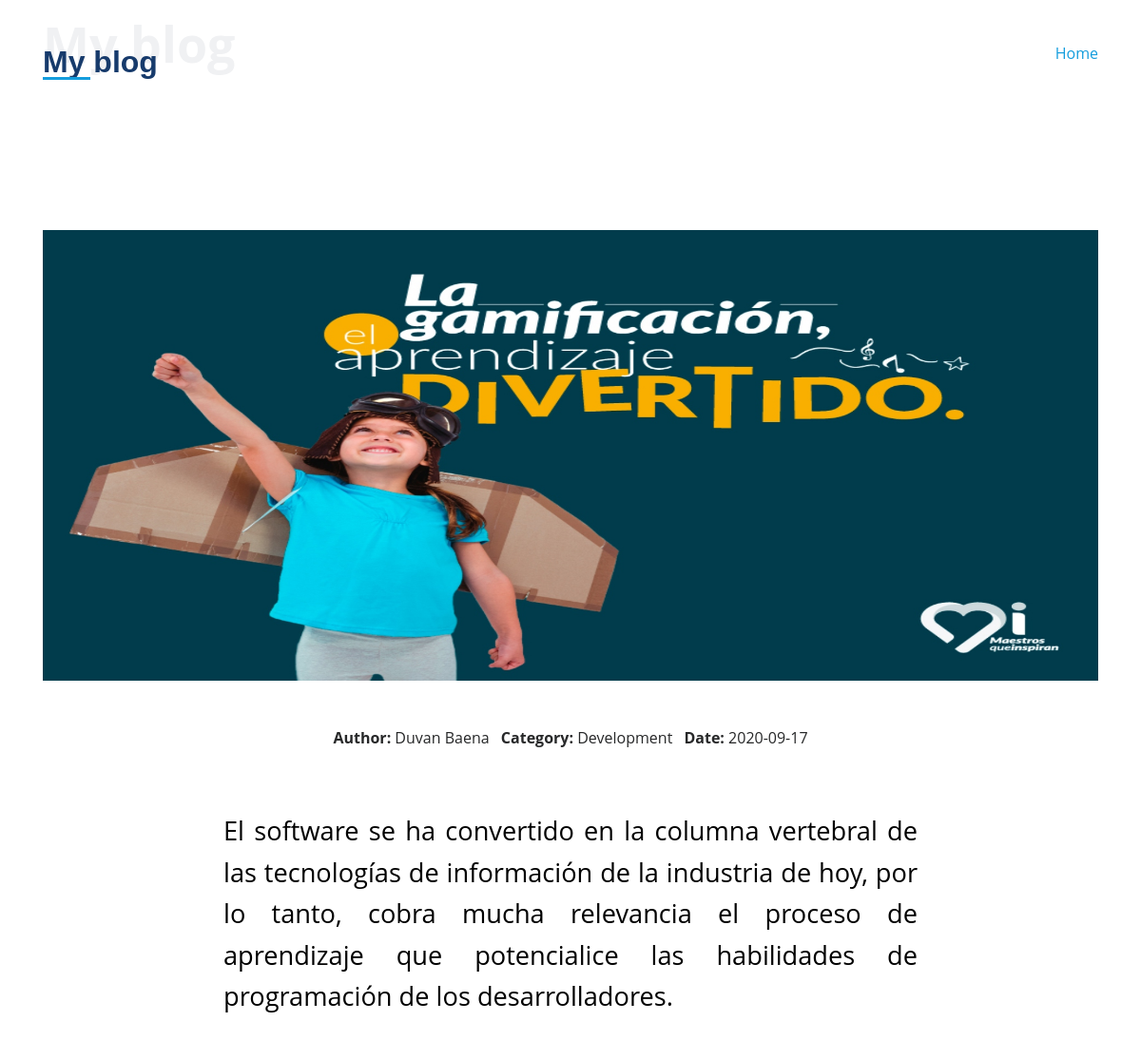
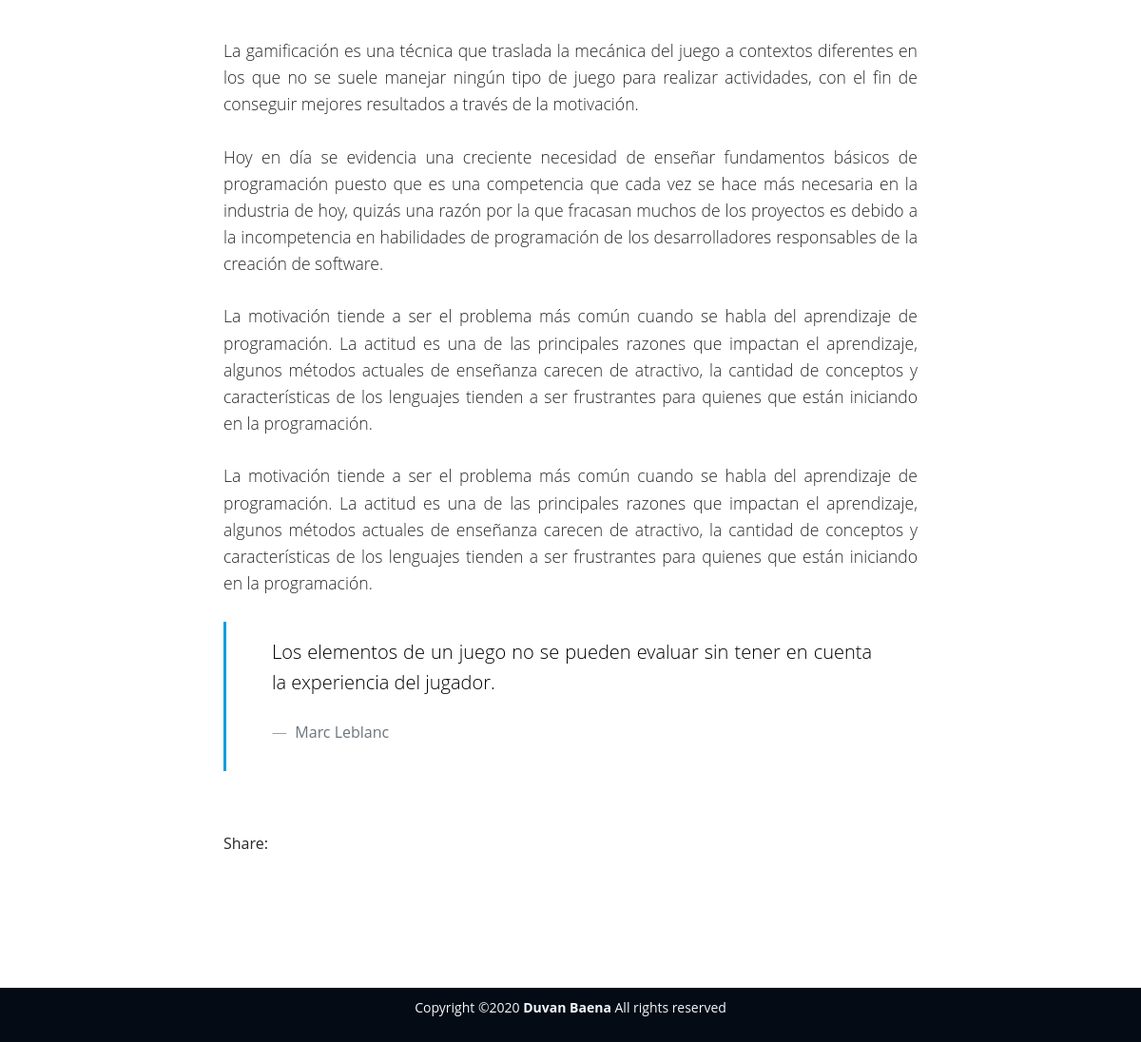
/FrontEnd/Pages/BlogSingle.php?id=1, run on the app's committed database (2 pictures, top to bottom).
### tables this page shows
CREATE TABLE `tblblog` (
  `IdBlog` int(20) NOT NULL,
  `Category` varchar(50) NOT NULL,
  `TitleBlog` varchar(100) NOT NULL,
  `DateCreate` date NOT NULL,
  `Author` varchar(50) NOT NULL,
  `img` varchar(120) NOT NULL,
  `ImgBlogCover` varchar(255) NOT NULL,
  `interviewBlog` varchar(255) NOT NULL,
  `FirstParagraph` varchar(386) NOT NULL,
  `SecondParagraph` varchar(386) NOT NULL,
  `ThreeParagraph` varchar(386) NOT NULL,
  `FourParagraph` varchar(386) NOT NULL,
  `ReferencePhrase` varchar(120) NOT NULL,
  `AuthorReference` varchar(120) NOT NULL
);

### BackEnd/Config/Connecteddb.php (called while the page is built, shortened)
<?php
class Conexion {
	public  function __construct(){
$this->conector=new mysqli("localhost", "root", "", "websites");
    }
}
?>

### BackEnd/Model/Bridgedb.php (called while the page is built, shortened)
<?php
include __DIR__ . '../../Config/Connecteddb.php';
class BaseDatos extends Conexion{
            public function GetBlogById($id){
                $sql="SELECT * FROM `tblblog` WHERE IdBlog ='".$id."'";
                $vector=array();
                $resultado= $this->conector->query($sql);
                if (!empty($resultado)){
                    while ($fila = $resultado->fetch_array()) {
                        $vector[]=$fila;
                    }
                }else{
                }
                return $vector;
            }
    }
?>

### FrontEnd/Modules/Blog/SingleMenu.php (the view)
<?php
if (isset($_REQUEST['id'])){
   include __DIR__ . '../../../../BackEnd/Model/Bridgedb.php';
   $data=new BaseDatos;
   $records=$data->GetBlogById($_REQUEST['id']);
 }
?>
  <section class="news-single nav-arrow-b">
      <div class="container">
        <div class="row">
          <div class="col-sm-12">
            <div class="news-img-box">
              <img src="../Resources/img/blog/<?php echo $records[0]['ImgBlogCover'];?>" style="width:1110px;height:474px;" class="img-fluid">
            </div>
          </div>
          <div class="col-md-10 offset-md-1 col-lg-8 offset-lg-2">
            <div class="post-information">
              <ul class="list-inline text-center color-a">
                <li class="list-inline-item mr-2">
                  <strong>Author: </strong>
                  <span class="color-text-a"><?php echo $records[0]['Author'];?></span>
                </li>
                <li class="list-inline-item mr-2">
                  <strong>Category: </strong>
                  <span class="color-text-a"><?php echo $records[0]['Category'];?></span>
                </li>
                <li class="list-inline-item">
                  <strong>Date: </strong>
                  <span class="color-text-a"><?php echo $records[0]['DateCreate'];?></span>
                </li>
              </ul>
            </div>
            <div class="post-content color-text-a" >
              <p class="post-intro">
              <?php echo $records[0]['interviewBlog'];?>
              </p>
              <p>
              <?php echo $records[0]['FirstParagraph'];?>
              </p>
              <p>
              <?php echo $records[0]['SecondParagraph'];?>
              </p>
              <p>
              <?php echo $records[0]['ThreeParagraph'];?>
              </p>
              <p>
              <?php echo $records[0]['FourParagraph'];?>
              </p>
              <blockquote class="blockquote">
                <p class="mb-4"><?php echo $records[0]['ReferencePhrase'];?></p>
                <footer class="blockquote-footer">
                  <strong><?php echo $records[0]['AuthorReference'];?></strong>
                </footer>
              </blockquote>
            </div>
            <div class="post-footer">
              <div class="post-share">
                <span>Share: </span>
                <ul class="list-inline socials">
                  <li class="list-inline-item">
                    <a href="#">
                      <i class="icofont-facebook" aria-hidden="true"></i>
                    </a>
                  </li>
                  <li class="list-inline-item">
                    <a href="#">
                      <i class="icofont-twitter" aria-hidden="true"></i>
                    </a>
                  </li>
                  <li class="list-inline-item">
                    <a href="#">
                      <i class="icofont-instagram" aria-hidden="true"></i>
                    </a>
                  </li>
                </ul>
              </div>
            </div>
          </div>
        </div>
      </div>
    </section>

### FrontEnd/Pages/BlogSingle.php (shortened to what this page needs)
<!DOCTYPE html>
<html lang="en">
<head>
  <?php include __DIR__ . '../../Modules/StylesAll.php'; ?>
</head>
<body>
  <main id="main">
  <main id="main">
    <?php include __DIR__ . '../../Modules/Blog/SingleNavbar.php'; ?>
    <?php include __DIR__ . '../../Modules/Blog/SingleMenu.php'; ?>
  </main>
  <?php include __DIR__ . '../../Modules/Footer.php'; ?>
</body>
</html>

### FrontEnd/Modules/StylesAll.php (shortened to what this page needs)
<link href="<?php echo UrlServer ?>/FrontEnd/Resources/vendor/bootstrap/css/bootstrap.min.css" rel="stylesheet">
<link href="<?php echo UrlServer ?>/FrontEnd/Resources/vendor/icofont/icofont.min.css" rel="stylesheet">
<link href="<?php echo UrlServer ?>/FrontEnd/Resources/vendor/boxicons/css/boxicons.min.css" rel="stylesheet">
<link href="<?php echo UrlServer ?>/FrontEnd/Resources/vendor/venobox/venobox.css" rel="stylesheet">
<link href="<?php echo UrlServer ?>/FrontEnd/Resources/vendor/owl.carousel/assets/owl.carousel.min.css" rel="stylesheet">
<link href="<?php echo UrlServer ?>/FrontEnd/Resources/vendor/aos/aos.css" rel="stylesheet">
<link href="<?php echo UrlServer ?>/FrontEnd/Resources/vendor/toastr/toastr.css" rel="stylesheet">
<link href="<?php echo UrlServer ?>/FrontEnd/Resources/css/style.css" rel="stylesheet">

### FrontEnd/Modules/Blog/SingleNavbar.php
<section class="intro-single">
      <div class="container">
        <div class="row">
          <div class="col-md-12 col-lg-8">
            <div class="section-title ">
              <span>My blog</span>
              <h2>My blog</h2>
            </div>
          </div>
          <div class="col-md-12 col-lg-4">
            <nav aria-label="breadcrumb" class="breadcrumb-box d-flex justify-content-lg-end">
              <ol class="breadcrumb">
                <li class="breadcrumb-item">
                  <a href="./BlogMenu.php">Home</a>
                </li>
              </ol>
            </nav>
          </div>
        </div>
    </div>
</section>

### FrontEnd/Modules/Footer.php
<footer id="footer">
    <div class="container">
      <div class="copyright">
        <p>
          Copyright &copy;<script>document.write(new Date().getFullYear());</script>
          <strong><span> Duvan Baena</span></strong> All rights reserved
        </p>
      </div>
    </div>
</footer>

### FrontEnd/Resources/css/style.css (style rules this page uses)
body { font-family: "Open Sans", sans-serif; color: #272829; }
a { color: #149ddd; }
h1, h2, h3, h4, h5, h6 { font-family: "Raleway", sans-serif; }
#main { margin-left: 0; }
section { padding: 60px 0; overflow: hidden; }
.section-title { padding: 30px 0; position: relative; }
.section-title h2 { font-size: 32px; font-weight: bold; margin-bottom: 20px; padding-bottom: 0; color: #173b6c; position: relative; text-transform: lowercase; z-index: 2; }
.section-title span { position: absolute; top: 30px; color: #f0f1f3; left: 0; right: 0; z-index: 1; font-weight: 700; font-size: 52px; line-height: 0; }
.section-title h2::after { content: ''; position: absolute; display: block; width: 50px; height: 3px; background: #149ddd; bottom: 0; left: 0; }
.section-title h2:first-letter { margin-bottom: 0; text-transform: uppercase; }
.section-title span:first-letter { text-transform: uppercase; }
#footer { padding: 10px; color: #f4f6fd; font-size: 14px; background: #040b14; }
#footer .copyright { text-align: center; }
.intro-single { padding: 1rem 0 3rem; }
.intro-single .breadcrumb-box { padding: 1rem 0 0 .5rem; }
.intro-single .breadcrumb { background-color: transparent; padding-right: 0; padding-left: 0; }
.post-information { padding: 3rem 0; }
.post-content { font-size: 1.1rem; font-weight: 300; line-height: 1.6; }
.post-content .post-intro { font-size: 1.7rem; font-weight: 300; margin-bottom: 4rem; line-height: 1.6; color: #000000; font-weight: 400; }
.post-content p { margin-bottom: 1.7rem; text-align : justify; }
.post-content .blockquote { padding: 1rem 3rem 1.7rem 3rem; border-left: 3px solid #149ddd; color: #000000; }
.post-content .blockquote footer { text-align: left; padding: 0; }
.post-footer { padding: 3rem 0 4rem; }
.post-share .socials { display: inline-block; }
.post-share .socials li { margin-left: .6rem; }

### data on the page
tblblog: ImgBlogCover (picture), Author "Duvan Baena", Category "Development", DateCreate "2020-09-17", interviewBlog "El software se ha convertido en la columna vertebral de las tecnologías de información de la industria de hoy, por lo tanto, cobra mucha relevancia el proceso de aprendizaje que potencialice las habilidades de programación de los desarrolladores.", FirstParagraph "La gamificación es una técnica que traslada la mecánica del juego a contextos diferentes en los que no se suele manejar ningún tipo de juego para realizar actividades, con el fin de conseguir mejores resultados a través de la motivación.", SecondParagraph "Hoy en día se evidencia una creciente necesidad de enseñar fundamentos básicos de programación puesto que es una competencia que cada vez se hace más necesaria en la industria de hoy, quizás una razón por la que fracasan muchos de los proyectos es debido a la incompetencia en habilidades de programación de los desarrolladores responsables de la creación de software.", ThreeParagraph "La motivación tiende a ser el problema más común cuando se habla del aprendizaje de programación. La actitud es una de las principales razones que impactan el aprendizaje, algunos métodos actuales de enseñanza carecen de atractivo, la cantidad de conceptos y características de los lenguajes tienden a ser frustrantes para quienes que están iniciando en la programación.", FourParagraph "La motivación tiende a ser el problema más común cuando se habla del aprendizaje de programación. La actitud es una de las principales razones que impactan el aprendizaje, algunos métodos actuales de enseñanza carecen de atractivo, la cantidad de conceptos y características de los lenguajes tienden a ser frustrantes para quienes que están iniciando en la programación.", ReferencePhrase "Los elementos de un juego no se pueden evaluar sin tener en cuenta la experiencia del jugador.", AuthorReference "Marc Leblanc"
